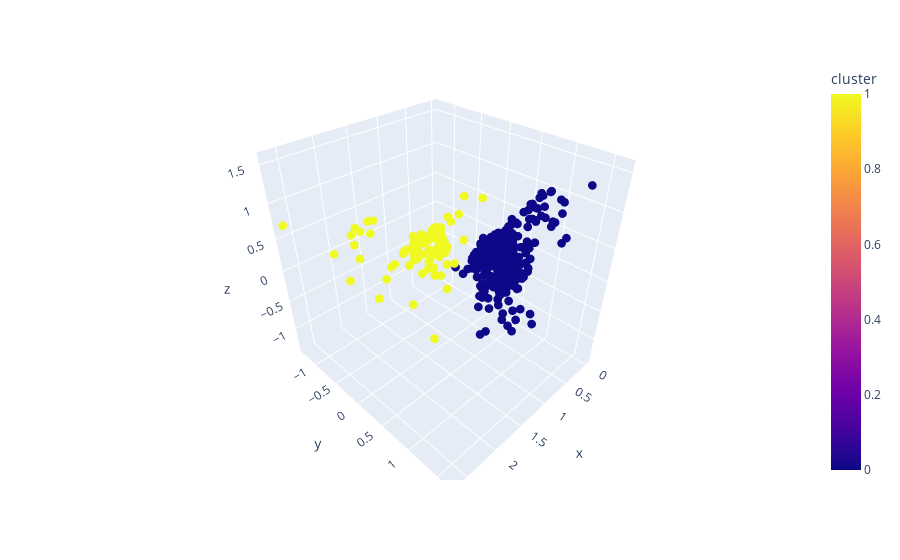

Notebook cell for this chart:
### Markdown cell above
# Cluster class showing. It show each tweets belong to which kind of cluster

### Code cell
fig = px.scatter_3d(show_data, x="x", y="y", z="z", color="cluster",size_max=100)

fig.update_traces(marker_size=3)


fig.show()

### Figure 1 — Plotly figure (JSON) as saved in the notebook; plotly's stock layout.template omitted (floating-point values rounded to 4 significant figures; data arrays with more than 128 entries replaced by an {"elided": "..."} marker saying what was removed)
{"data": [{"hovertemplate": "x=%{x}<br>y=%{y}<br>z=%{z}<br>cluster=%{marker.color}<extra></extra>", "legendgroup": "", "marker": {"color": {"elided": "828 int values"}, "coloraxis": "coloraxis", "size": 3, "symbol": "circle"}, "mode": "markers", "name": "", "scene": "scene", "showlegend": false, "type": "scatter3d", "x": {"elided": "828 float values"}, "y": {"elided": "828 float values"}, "z": {"elided": "828 float values"}}], "layout": {"coloraxis": {"colorbar": {"title": {"text": "cluster"}}, "colorscale": [[0, "#0d0887"], [0.1111, "#46039f"], [0.2222, "#7201a8"], [0.3333, "#9c179e"], [0.4444, "#bd3786"], [0.5556, "#d8576b"], [0.6667, "#ed7953"], [0.7778, "#fb9f3a"], [0.8889, "#fdca26"], [1, "#f0f921"]]}, "legend": {"tracegroupgap": 0}, "margin": {"t": 60}, "scene": {"domain": {"x": [0, 1], "y": [0, 1]}, "xaxis": {"title": {"text": "x"}}, "yaxis": {"title": {"text": "y"}}, "zaxis": {"title": {"text": "z"}}}}}
